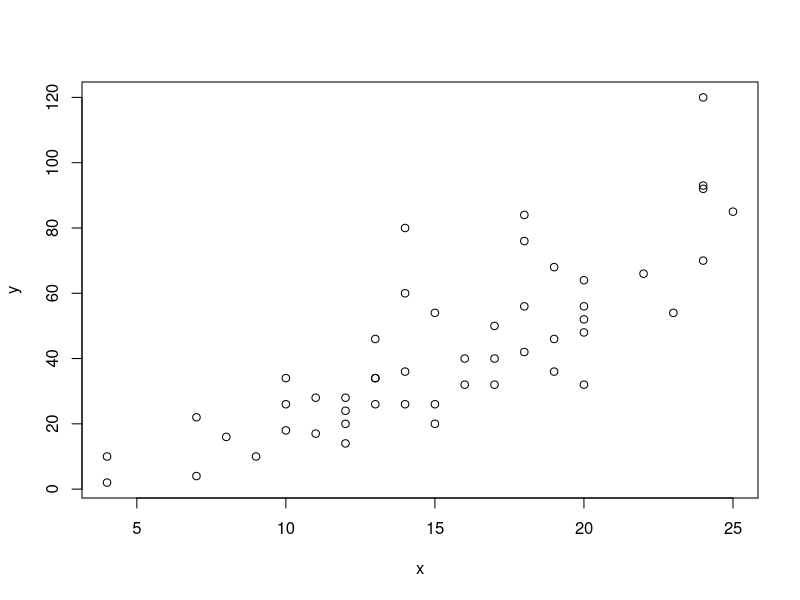
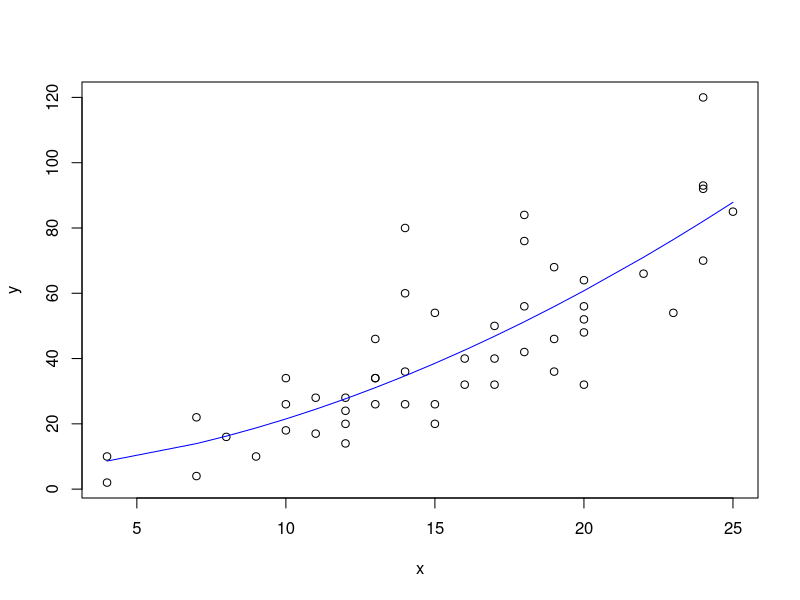

Reproduce these figures in R, in order.
#Non Linear Regression on cars dataset
library(MASS)
cars
y=cars$dist
x=cars$speed
plot(y~x)
nl = nls(y~a+b*I(x^z),start=list(a=1,b=1,z=1))
nl
plot(y~x)
lines(x,fitted(nl),col="blue")
